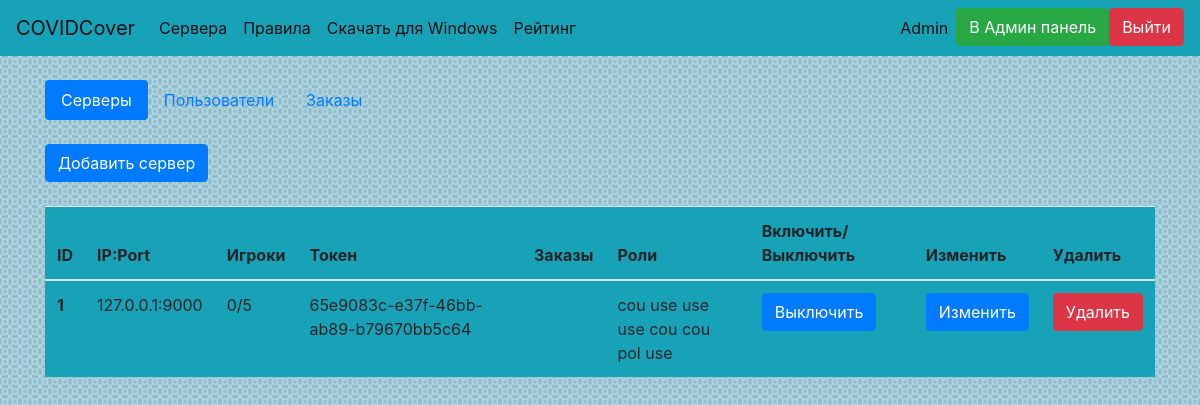
Page /admin (signed in) on the earlier database version.
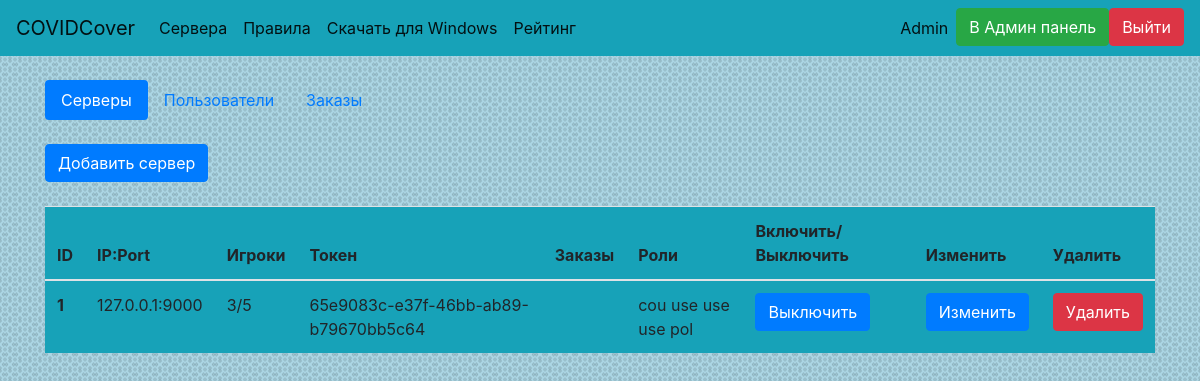
Same page on the later database version.
### website/data/server.py (models this page shows)
class Server(SqlAlchemyBase, SerializerMixin):
    __tablename__ = 'servers'
    id = Column(Integer, primary_key=True, autoincrement=True, unique=True)
    ip = Column(String, unique=True)
    limit = Column(Integer, unique=False, default=5)
    players = Column(String, default='', unique=False)
    players_n = Column(Integer, default=0, unique=False)
    token = Column(String, default=lambda: str(uuid4()), unique=True)
    orders = Column(String, default='', unique=False)
    roles = Column(String, default=' pol pol use use cou ', unique=False)
    running = Column(Boolean, default=1, unique=False)

### website/admin_panel.py (the view)
@bp.route('/admin')
def admin_servers():
    if not current_user.is_authenticated or not current_user.privilege_obj.admin:
        abort(404)
    session = create_session()
    servers = session.query(Server).all()
    return render_template('ad_servers.html', title='Серверы', servers=servers)

### website/data/db_session.py (called while the page is built)
def create_session():
    global __factory
    return __factory()

### website/main.py (called while the page is built)
@login_manager.user_loader
def load_user(user_id):
    session = create_session()
    return session.query(User).get(user_id)

### website/templates/ad_servers.html
{% extends 'base.html'%}
{% block body %}
<ul class="nav nav-pills">
  <li class="nav-item">
    <a class="nav-link active" href="/admin">Серверы</a>
  </li>
  <li class="nav-item">
    <a class="nav-link" href="/admin/users">Пользователи</a>
  </li>
  <li class="nav-item">
    <a class="nav-link" href="/admin/orders">Заказы</a>
  </li>
</ul>
<br><a href="/admin/add" class="btn btn-primary">Добавить сервер</a><br><br>
<div>
    <table class="table bg-info">
        <thead>
            <tr>
                <th scope="col">ID</th>
                <th scope="col">IP:Port</th>
                <th scope="col">Игроки</th>
                <th scope="col">Токен</th>
                <th scope="col">Заказы</th>
                <th scope="col">Роли</th>
                <th scope="col">Включить/Выключить</th>
                <th scope="col">Изменить</th>
                <th scope="col">Удалить</th>
            </tr>
        </thead>
    <tbody>
        {% for server in servers %}
        <tr>
            <th scope="row">{{ server.id }}</th>
            <td>{{ server.ip }}</td>
            <td>{{ server.players_n }}/{{ server.limit }}</td>
            <td>{{ server.token }}</td>
            <td>{{ server.orders }}</td>
            <td>{{ server.roles }}</td>
            <td>
                <a href="/admin/switch?server={{ server.token }}" class="btn btn-primary">
                  {% if server.running %}
                  Выключить
                  {% else %}
                  Включить
                  {% endif %}
                </a>
            </td>
            <td>
                <a class="btn btn-primary" href="/admin/edit?server={{ server.token }}">Изменить</a>
            </td>
            <td>
                <a class="btn btn-danger" href="/admin/delete?server={{ server.token }}">Удалить</a>
            </td>
        </tr>
        {% endfor %}
    </tbody>
    </table>
</div>
{% endblock %}

Differences in the rows shown:
changed Server "65e9083c-e37f-46bb-ab89-b79670bb5c64": players_n "0" → "3"; roles "cou use use use cou cou pol use" → "cou use use use pol"
